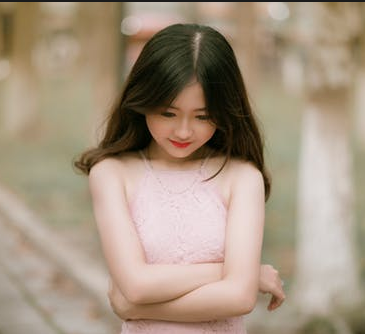
//> input picture project_code/images/test.png, 365 x 334 px
$ ./VC_FANFUHAN_OPENCV035   (built with g++ and OpenCV 4)
//> lines starting //> are read from the running program, lines starting //| are printed output that depends on the picture
// VC_FANFUHAN_OPENCV035.cpp : 定義主控台應用程式的進入點。
//
/*
// Debug | x32
通用屬性
| C/C++
|	| 一般
|		| 其他 Include 目錄 -> C:\opencv\build\include
|
| 連結器
| 	|一一般
|		|  其他程式庫目錄 -> C:\opencv\build\x64\vc15\lib
|
| 	|一輸入
|		| 其他相依性 -> opencv_world411d.lib;%(AdditionalDependencies)
// Releas | x64
組態屬性
| C/C++
|	| 一般
|		| 其他 Include 目錄 -> C:\opencv\build\include
|
| 連結器
| 	|一般
|		| 其他程式庫目錄 -> C:\opencv\build\x64\vc15\lib
|
| 	|一輸入
|		| 其他相依性 -> opencv_world411.lib;%(AdditionalDependencies)
*/

#include "stdafx.h"
#include <iostream>
#include <opencv2/opencv.hpp>
#include <opencv2/core/core.hpp>
#include <opencv2/highgui/highgui.hpp>

using namespace std;
using namespace cv;

void blur_demo(Mat &image, Mat &sum);
void edge_demo(Mat &image, Mat &sum);
int getblockSum(Mat &sum, int x1, int y1, int x2, int y2, int i);

void showHistogram(InputArray src, cv::String StrTitle);
void backProjection_demo(Mat &mat, Mat &model);
void blur3x3(Mat &src, Mat *det);

void add_salt_pepper_noise(Mat &image);
void add_gaussian_noise(Mat &image);

// [5 lines left out: function pause, not called in this run]
int main()
{
	Mat src = imread("../../images/test.png");
//> src is the input picture: 334 rows x 365 cols, CV_8UC3; mean B, G, R 128.5, 147.9, 165.4

	if (src.empty())
	{
		cout << "could not load image.." << endl;
		pause();
		return -1;
	}
	else
	{
		imshow("input_src", src);
		showHistogram(src, "Histogram_input_src");

		Mat blur_img, usm;
		/*
		USM銳化公式表示如下：
		（源圖像– w*高斯模糊）/（1-w）；其中w表示權重（0.1～0.9），默認為0.6
		OpenCV中的代碼實現步驟
		– 高斯模糊
		– 權重疊加
		– 輸出結果
		*/
		GaussianBlur(src, blur_img, Size(0, 0), 25);
		addWeighted(src, 1.5, blur_img, -0.5, 0, usm);//原圖 : 模糊圖片= 1.5 : -0.5 的比例進行混合
		imshow("usm", usm);
		showHistogram(usm, "Histogram_input_usm");

		waitKey(0);
		return 0;

	}

	return 0;
}

// [28 lines left out: function blur_demo, not called in this run]

/**
* 3x3 sobel 垂直边缘检测演示
*/
// [117 lines left out: functions edge_demo, getblockSum, add_gaussian_noise, add_salt_pepper_noise, blur3x3, backProjection_demo, not called in this run]

void showHistogram(InputArray src, cv::String StrTitle)
{
//> called with StrTitle = "Histogram_input_src"
	bool blnGray = false;
	if (src.channels() == 1)
	{
		blnGray = true;
	}

	// 三通道/單通道 直方圖 紀錄陣列
	vector<Mat> bgr_plane;
	vector<Mat> gray_plane;

	// 定义参数变量
	const int channels[1] = { 0 };
	const int bins[1] = { 256 };
	float hranges[2] = { 0, 255 };
	const float *ranges[1] = { hranges };
	Mat b_hist, g_hist, r_hist, hist;
	// 计算三通道直方图
	/*
	void calcHist( const Mat* images, int nimages,const int* channels, InputArray mask,OutputArray hist, int dims, const int* histSize,const float** ranges, bool uniform=true, bool accumulate=false );
	1.輸入的圖像數組
	2.輸入數組的個數
	3.通道數
	4.掩碼
	5.直方圖
	6.直方圖維度
	7.直方圖每個維度的尺寸數組
	8.每一維數組的範圍
	9.直方圖是否是均勻
	10.配置階段不清零
	*/
	if (blnGray)
	{
		split(src, gray_plane);
		calcHist(&gray_plane[0], 1, 0, Mat(), hist, 1, bins, ranges);
	}
	else
	{
		split(src, bgr_plane);
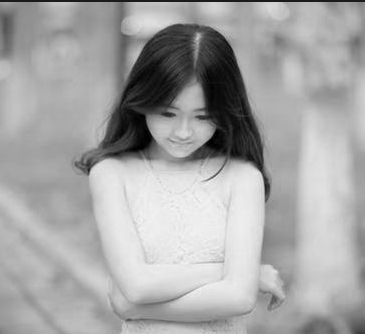
//> bgr_plane[2]: 334 rows x 365 cols, CV_8UC1; min 0, max 253, mean 165.4
		calcHist(&bgr_plane[0], 1, 0, Mat(), b_hist, 1, bins, ranges);
//> b_hist = 256 values, max 1590 at index 134, min 0 at index 234, mean 476.2
		calcHist(&bgr_plane[1], 1, 0, Mat(), g_hist, 1, bins, ranges);
//> g_hist = 256 values, max 2069 at index 154, min 0 at index 230, mean 476.2
		calcHist(&bgr_plane[2], 1, 0, Mat(), r_hist, 1, bins, ranges);
//> r_hist = 256 values, max 2151 at index 175, min 0 at index 249, mean 476.2
	}

	/*
	* 显示直方图
	*/
	int hist_w = 512;
	int hist_h = 400;
	int bin_w = cvRound((double)hist_w / bins[0]);
	Mat histImage = Mat::zeros(hist_h, hist_w, CV_8UC3);
	// 归一化直方图数据
	if (blnGray)
	{
		normalize(hist, hist, 0, histImage.rows, NORM_MINMAX, -1);
	}
	else
	{
		normalize(b_hist, b_hist, 0, histImage.rows, NORM_MINMAX, -1);
//> b_hist = 256 values, max 400 at index 134, min 0 at index 234, mean 119.8
		normalize(g_hist, g_hist, 0, histImage.rows, NORM_MINMAX, -1);
//> g_hist = 256 values, max 400 at index 154, min 0 at index 230, mean 92.07
		normalize(r_hist, r_hist, 0, histImage.rows, NORM_MINMAX, -1);
//> r_hist = 256 values, max 400 at index 175, min 0 at index 249, mean 88.56
	}

	// 绘制直方图曲线
	for (int i = 1; i < bins[0]; ++i)
	{
		if (blnGray)
		{
			line(histImage, Point(bin_w * (i - 1), hist_h - cvRound(hist.at<float>(i - 1))),
				Point(bin_w * (i), hist_h - cvRound(hist.at<float>(i))), Scalar(255, 255, 255),
				2, 8, 0);
		}
		else
		{
			line(histImage, Point(bin_w * (i - 1), hist_h - cvRound(b_hist.at<float>(i - 1))),
				Point(bin_w * (i), hist_h - cvRound(b_hist.at<float>(i))), Scalar(255, 0, 0),
				2, 8, 0);
			line(histImage, Point(bin_w * (i - 1), hist_h - cvRound(g_hist.at<float>(i - 1))),
				Point(bin_w * (i), hist_h - cvRound(g_hist.at<float>(i))), Scalar(0, 255, 0),
				2, 8, 0);
			line(histImage, Point(bin_w * (i - 1), hist_h - cvRound(r_hist.at<float>(i - 1))),
				Point(bin_w * (i), hist_h - cvRound(r_hist.at<float>(i))), Scalar(0, 0, 255),
				2, 8, 0);
		}


	}
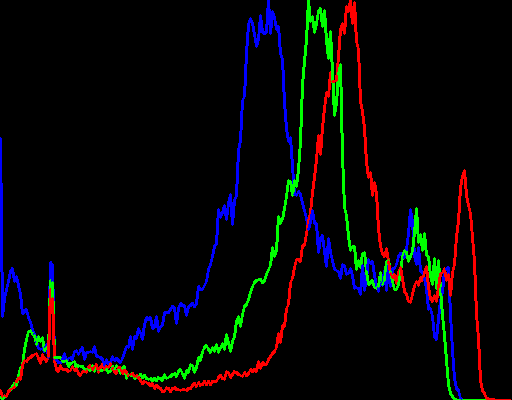
//> histImage: 400 rows x 512 cols, CV_8UC3; mean B, G, R 7.8, 6.6, 6.9
//> in main, `GaussianBlur(src, blur_img, Size(0, 0), 25);`:
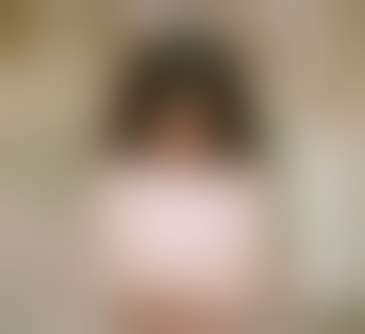
//> blur_img: 334 rows x 365 cols, CV_8UC3; mean B, G, R 128.7, 148.1, 165.6
//> call 2 of showHistogram, with StrTitle = "Histogram_input_usm"
//> in showHistogram (call 2), `split(src, bgr_plane);`:
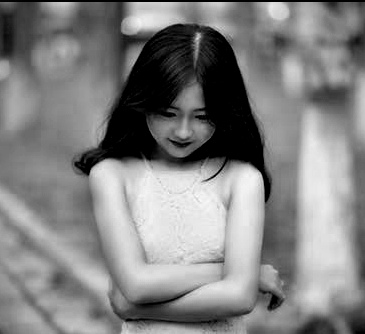
//> bgr_plane[0]: 334 rows x 365 cols, CV_8UC1; min 0, max 254, mean 129.9
//> in showHistogram (call 2), `split(src, bgr_plane);`:
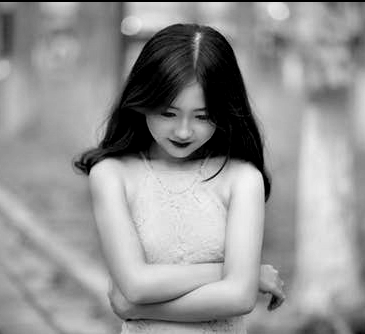
//> bgr_plane[1]: 334 rows x 365 cols, CV_8UC1; min 0, max 247, mean 148.6
//> in showHistogram (call 2), `split(src, bgr_plane);`:
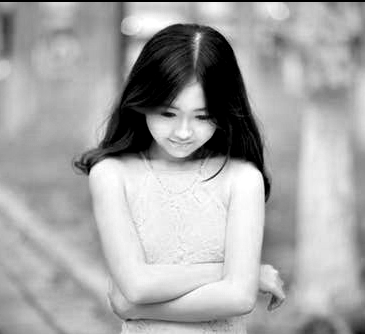
//> bgr_plane[2]: 334 rows x 365 cols, CV_8UC1; min 0, max 255, mean 166.2
//> in showHistogram (call 2), `calcHist(&bgr_plane[0], 1, 0, Mat(), b_hist, 1, bins, ranges);`: b_hist = 256 values, max 9693 at index 0, min 0 at index 251, mean 476.2
//> in showHistogram (call 2), `calcHist(&bgr_plane[1], 1, 0, Mat(), g_hist, 1, bins, ranges);`: g_hist = 256 values, max 6283 at index 0, min 0 at index 245, mean 476.2
//> in showHistogram (call 2), `calcHist(&bgr_plane[2], 1, 0, Mat(), r_hist, 1, bins, ranges);`: r_hist = 256 values, max 5962 at index 0, min 0 at index 255, mean 474.4
//> in showHistogram (call 2), `normalize(b_hist, b_hist, 0, histImage.rows, NORM_MINMAX, -1);`: b_hist = 256 values, max 400 at index 0, min 0 at index 251, mean 19.65
//> in showHistogram (call 2), `normalize(g_hist, g_hist, 0, histImage.rows, NORM_MINMAX, -1);`: g_hist = 256 values, max 400 at index 0, min 0 at index 245, mean 30.32
//> in showHistogram (call 2), `normalize(r_hist, r_hist, 0, histImage.rows, NORM_MINMAX, -1);`: r_hist = 256 values, max 400 at index 0, min 0 at index 255, mean 31.83
//> after the loop in showHistogram (call 2), `for (int i = 1; i < bins[0]; ++i)`:
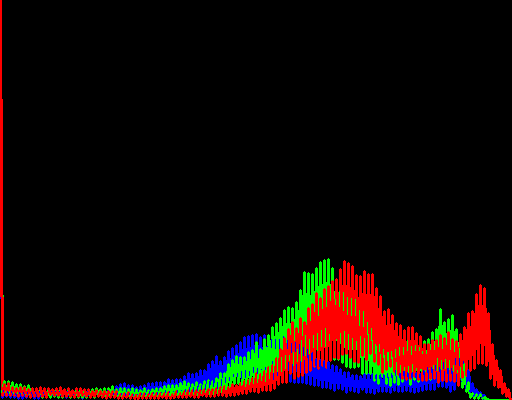
//> histImage: 400 rows x 512 cols, CV_8UC3; mean B, G, R 5.3, 7.5, 18.1
//> (the program exits here)

$ run again, with project_code/images/basketball1.png copied over project_code/images/test.png
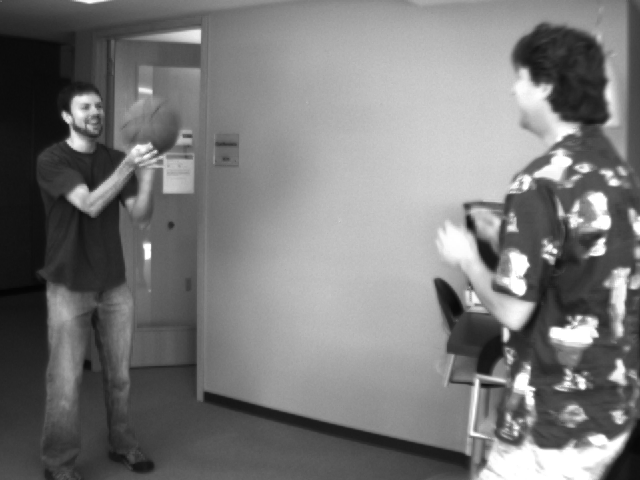
//> input picture project_code/images/basketball1.png, 640 x 480 px
//> src is the input picture: 480 rows x 640 cols, CV_8UC3; min 4, max 255, mean 120.3
//> in showHistogram, `calcHist(&bgr_plane[0], 1, 0, Mat(), b_hist, 1, bins, ranges);`: b_hist = 256 values, max 2386 at index 191, min 0 at index 0, mean 1183.2
//> in showHistogram, `calcHist(&bgr_plane[1], 1, 0, Mat(), g_hist, 1, bins, ranges);`: g_hist has the same summary as b_hist
//> in showHistogram, `calcHist(&bgr_plane[2], 1, 0, Mat(), r_hist, 1, bins, ranges);`: r_hist has the same summary as b_hist
//> in showHistogram, `normalize(b_hist, b_hist, 0, histImage.rows, NORM_MINMAX, -1);`: b_hist = 256 values, max 400 at index 191, min 0 at index 0, mean 198.4
//> in showHistogram, `normalize(g_hist, g_hist, 0, histImage.rows, NORM_MINMAX, -1);`: g_hist has the same summary as b_hist
//> in showHistogram, `normalize(r_hist, r_hist, 0, histImage.rows, NORM_MINMAX, -1);`: r_hist has the same summary as b_hist
//> in main, `addWeighted(src, 1.5, blur_img, -0.5, 0, usm);`:
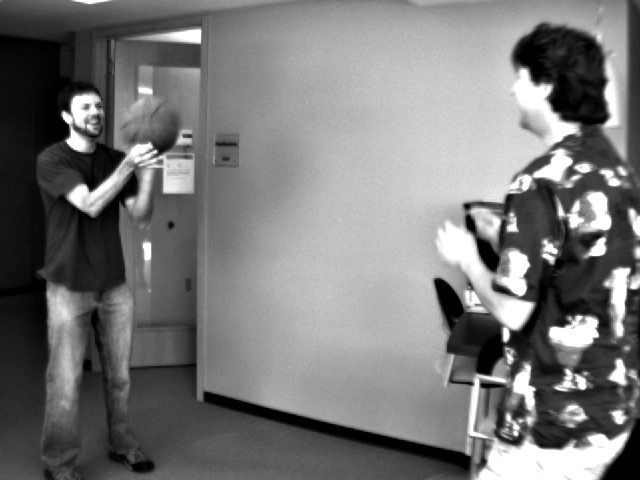
//> usm: 480 rows x 640 cols, CV_8UC3; min 0, max 255, mean 119.1
//> in showHistogram (call 2), `calcHist(&bgr_plane[0], 1, 0, Mat(), b_hist, 1, bins, ranges);`: b_hist = 256 values, max 7413 at index 0, min 0 at index 255, mean 1152.3
//> in showHistogram (call 2), `calcHist(&bgr_plane[1], 1, 0, Mat(), g_hist, 1, bins, ranges);`: g_hist has the same summary as b_hist
//> in showHistogram (call 2), `calcHist(&bgr_plane[2], 1, 0, Mat(), r_hist, 1, bins, ranges);`: r_hist has the same summary as b_hist
//> in showHistogram (call 2), `normalize(b_hist, b_hist, 0, histImage.rows, NORM_MINMAX, -1);`: b_hist = 256 values, max 400 at index 0, min 0 at index 255, mean 62.18
//> in showHistogram (call 2), `normalize(g_hist, g_hist, 0, histImage.rows, NORM_MINMAX, -1);`: g_hist has the same summary as b_hist
//> in showHistogram (call 2), `normalize(r_hist, r_hist, 0, histImage.rows, NORM_MINMAX, -1);`: r_hist has the same summary as b_hist
//> after the loop in showHistogram (call 2), `for (int i = 1; i < bins[0]; ++i)`:
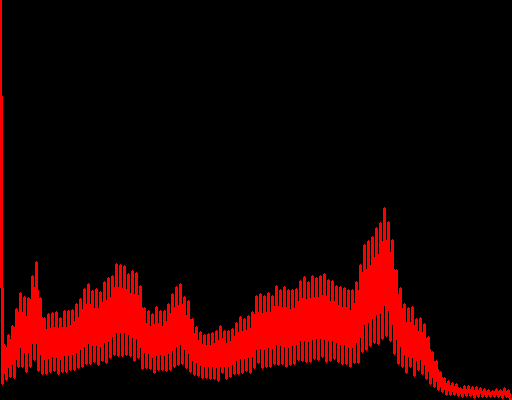
//> histImage: 400 rows x 512 cols, CV_8UC3; mean B, G, R 0, 0, 36.5
